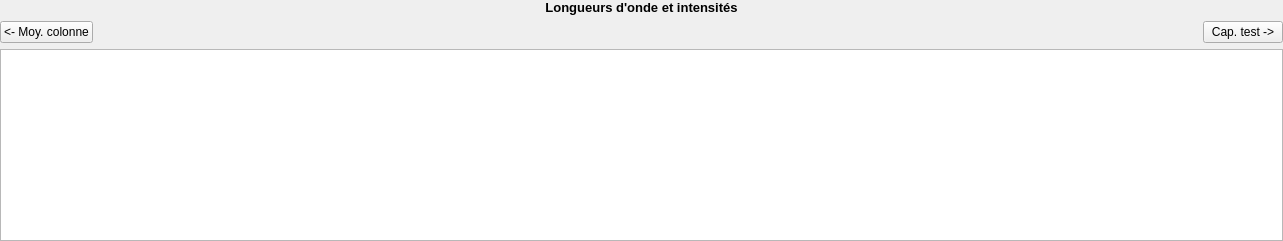
          <widget class="QWidget" name="page_LO_don">
           <layout class="QGridLayout" name="gridLayout_9">
            <property name="leftMargin">
             <number>0</number>
            </property>
            <property name="topMargin">
             <number>0</number>
            </property>
            <property name="rightMargin">
             <number>0</number>
            </property>
            <property name="bottomMargin">
             <number>0</number>
            </property>
            <item row="1" column="2">
             <widget class="QPushButton" name="bouton_LO">
              <property name="text">
               <string>Cap. test -&gt;</string>
              </property>
             </widget>
            </item>
            <item row="1" column="1">
             <spacer name="horizontalSpacer_10">
              <property name="orientation">
               <enum>Qt::Horizontal</enum>
              </property>
              <property name="sizeHint" stdset="0">
               <size>
                <width>1098</width>
                <height>20</height>
               </size>
              </property>
             </spacer>
            </item>
            <item row="1" column="0">
             <widget class="QPushButton" name="bouton_LOBack">
              <property name="text">
               <string>&lt;- Moy. colonne</string>
              </property>
             </widget>
            </item>
            <item row="2" column="0" colspan="3">
             <widget class="QTextBrowser" name="textBrowser_LO">
              <property name="sizePolicy">
               <sizepolicy hsizetype="Expanding" vsizetype="Expanding">
                <horstretch>0</horstretch>
                <verstretch>1</verstretch>
               </sizepolicy>
              </property>
             </widget>
            </item>
            <item row="0" column="0" colspan="3">
             <widget class="QLabel" name="label_LO">
              <property name="sizePolicy">
               <sizepolicy hsizetype="Expanding" vsizetype="Preferred">
                <horstretch>0</horstretch>
                <verstretch>0</verstretch>
               </sizepolicy>
              </property>
              <property name="font">
               <font>
                <pointsize>10</pointsize>
                <weight>75</weight>
                <italic>false</italic>
                <bold>true</bold>
               </font>
              </property>
              <property name="text">
               <string>Longueurs d'onde et intensités</string>
              </property>
              <property name="textFormat">
               <enum>Qt::AutoText</enum>
              </property>
              <property name="alignment">
               <set>Qt::AlignCenter</set>
              </property>
             </widget>
            </item>
           </layout>
          </widget>
